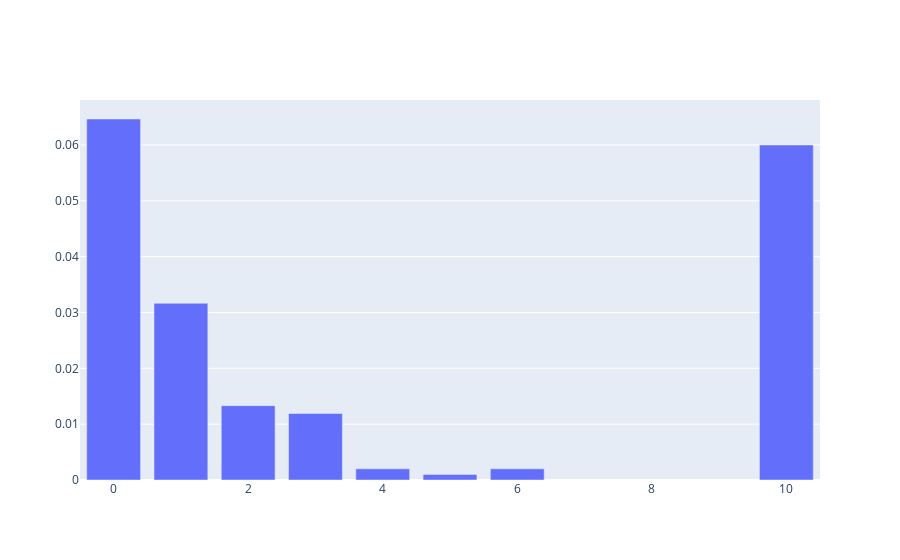

The notebook cell saved with this chart:
### Code cell
g = v_df[['face_num', 'pct_of_frame']].groupby('face_num').mean()
data = [go.Bar(x=g.index, y=g['pct_of_frame'])]
fig = go.Figure(data=data)
fig.show()

### Figure 1 — Plotly figure (JSON) as saved in the notebook; plotly's stock layout.template omitted (floating-point values rounded to 4 significant figures)
{"data": [{"type": "bar", "x": [0, 1, 2, 3, 4, 5, 6, 10], "y": [0.06465, 0.03164, 0.01331, 0.0119, 0.002, 0.001, 0.002, 0.06]}], "layout": {"autosize": true, "xaxis": {"autorange": true, "range": [-0.5, 10.5], "type": "linear"}, "yaxis": {"autorange": true, "range": [0, 0.06805], "type": "linear"}}}
